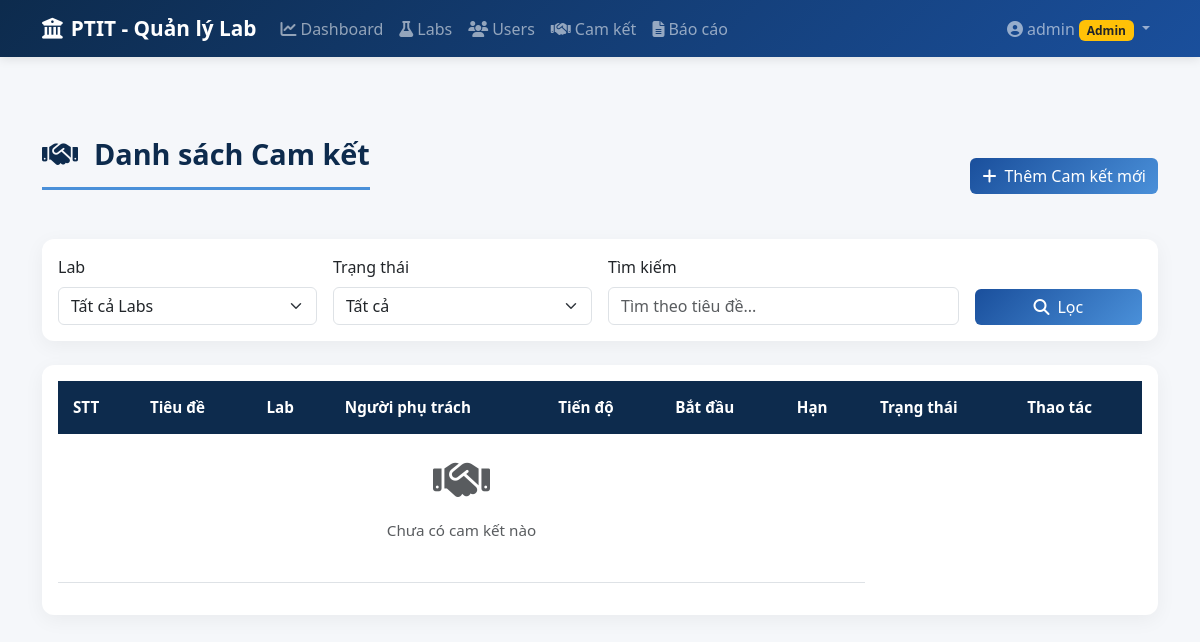
The page /commitments (signed in) on the database as committed earlier.
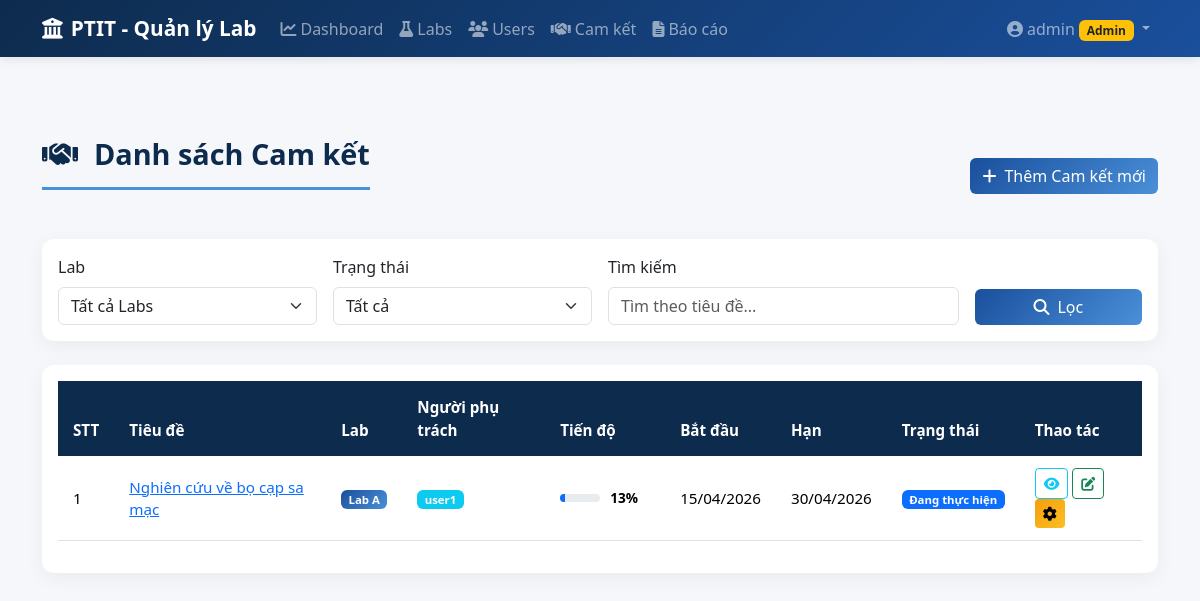
The same page on the database as committed later.
### models.py (models this page shows, shortened)
class Commitment(db.Model):
    __tablename__ = 'commitments'
    id = db.Column(db.Integer, primary_key=True)
    title = db.Column(db.String(200), nullable=False)
    description = db.Column(db.Text)
    lab_id = db.Column(db.Integer, db.ForeignKey('labs.id'), nullable=False)
    assigned_to = db.Column(db.Integer, db.ForeignKey('users.id'), nullable=True)  # User được giao
    start_date = db.Column(db.Date, nullable=False)
    deadline = db.Column(db.Date, nullable=False)
    progress = db.Column(db.Integer, default=0)  # 0-100
    status = db.Column(db.String(20), default='Mới')  # Mới, Đang thực hiện, Hoàn thành, Quá hạn
    created_by = db.Column(db.Integer, db.ForeignKey('users.id'))
    created_at = db.Column(db.DateTime, default=datetime.utcnow)
    updated_at = db.Column(db.DateTime, default=datetime.utcnow, onupdate=datetime.utcnow)
    creator = db.relationship('User', foreign_keys=[created_by], backref='commitments_created')
    assignee = db.relationship('User', foreign_keys=[assigned_to], backref='tasks_assigned')
    progress_updates = db.relationship('ProgressUpdate', backref='commitment', lazy=True, cascade='all, delete-orphan')

class Lab(db.Model):
    __tablename__ = 'labs'
    id = db.Column(db.Integer, primary_key=True)
    name = db.Column(db.String(100), nullable=False)
    description = db.Column(db.Text)
    manager_name = db.Column(db.String(100))
    email = db.Column(db.String(100))
    created_at = db.Column(db.DateTime, default=datetime.utcnow)
    users = db.relationship('User', backref='lab', lazy=True)
    commitments = db.relationship('Commitment', backref='lab', lazy=True, cascade='all, delete-orphan')

class User(UserMixin, db.Model):
    __tablename__ = 'users'
    id = db.Column(db.Integer, primary_key=True)
    username = db.Column(db.String(50), unique=True, nullable=False)
    password_hash = db.Column(db.String(200), nullable=False)
    role = db.Column(db.String(20), nullable=False)  # 'admin' or 'lab'
    lab_id = db.Column(db.Integer, db.ForeignKey('labs.id', ondelete='SET NULL'), nullable=True)
    def is_admin(self):
        return self.role == 'admin'

### app.py (the view)
@app.route('/commitments')
@login_required
def commitments_list():
    query = Commitment.query
    if not current_user.is_admin():
        query = query.filter_by(lab_id=current_user.lab_id)
    lab_filter = request.args.get('lab_id')
    status_filter = request.args.get('status')
    search = request.args.get('search')
    if lab_filter:
        query = query.filter_by(lab_id=int(lab_filter))
    if status_filter:
        query = query.filter_by(status=status_filter)
    if search:
        query = query.filter(Commitment.title.contains(search))
    commitments = query.order_by(Commitment.deadline.asc()).all()
    labs = Lab.query.all()
    return render_template('commitments/list.html', commitments=commitments, labs=labs)

### app.py (called while the page is built)
@login_manager.user_loader
def load_user(user_id):
    return User.query.get(int(user_id))

### templates/commitments/list.html (shortened to what the changed rows need)
{% extends "base.html" %}
{% block content %}
<div class="d-flex justify-content-between align-items-center mb-4">
    <h1 class="page-title">
        <i class="fas fa-handshake me-3"></i>Danh sách Cam kết
    </h1>
</div>
<div class="card">
    <div class="card-body">
        <div class="table-responsive">
            <table class="table table-hover">
                <thead>
                    <tr>
                        <th>STT</th>
                        <th>Tiêu đề</th>
                        {% if current_user.is_admin() %}
                        <th>Lab</th>
                        <th>Người phụ trách</th>
                        {% endif %}
                        <th>Tiến độ</th>
                        <th>Bắt đầu</th>
                        <th>Hạn</th>
                        <th>Trạng thái</th>
                        <th>Thao tác</th>
                    </tr>
                </thead>
                <tbody>
                    {% for commit in commitments %}
                    <tr>
                        <td>{{ loop.index }}</td>
                        <td>
                            <a href="{{ url_for('commitments_detail', commitment_id=commit.id) }}">
                                {{ commit.title }}
                            </a>
                        </td>
                        {% if current_user.is_admin() %}
                        <td>
                            <span class="badge bg-lab">{{ commit.lab.name }}</span>
                        </td>
                        <td>
                            {% if commit.assignee %}
                            <span class="badge bg-info">{{ commit.assignee.username }}</span>
                            {% else %}
                            <span class="text-muted">-</span>
                            {% endif %}
                        </td>
                        {% endif %}
                        <td style="min-width: 120px;">
                            <div class="progress-wrapper">
                                <div class="progress">
                                    <div class="progress-bar bg-{{ 'success' if commit.progress >= 100 else 'primary' }}"
                                         style="width: {{ commit.progress }}%">
                                    </div>
                                </div>
                                <span class="progress-text">{{ commit.progress }}%</span>
                            </div>
                        </td>
                        <td>{{ commit.start_date.strftime('%d/%m/%Y') }}</td>
                        <td>{{ commit.deadline.strftime('%d/%m/%Y') }}</td>
                        <td>
                            {% if commit.status == 'Hoàn thành' %}
                            <span class="badge bg-success">{{ commit.status }}</span>
                            {% elif commit.status == 'Quá hạn' %}
                            <span class="badge bg-danger">{{ commit.status }}</span>
                            {% elif commit.status == 'Đang thực hiện' %}
                            <span class="badge bg-primary">{{ commit.status }}</span>
                            {% else %}
                            <span class="badge bg-secondary">{{ commit.status }}</span>
                            {% endif %}
                        </td>
                        <td>
                            <a href="{{ url_for('commitments_detail', commitment_id=commit.id) }}"
                               class="btn btn-sm btn-outline-info">
                                <i class="fas fa-eye"></i>
                            </a>
                            <a href="{{ url_for('progress_update', commitment_id=commit.id) }}"
                               class="btn btn-sm btn-outline-success">
                                <i class="fas fa-edit"></i>
                            </a>
                            {% if current_user.is_admin() %}
                            <a href="{{ url_for('commitments_edit', commitment_id=commit.id) }}"
                               class="btn btn-sm btn-warning">
                                <i class="fas fa-cog"></i>
                            </a>
                            {% endif %}
                        </td>
                    </tr>
                    {% else %}
                    <tr>
                        <td colspan="7" class="text-center text-muted py-4">
                            <i class="fas fa-handshake fa-3x mb-3"></i>
                            <p>Chưa có cam kết nào</p>
                        </td>
                    </tr>
                    {% endfor %}
                </tbody>
            </table>
        </div>
    </div>
</div>
{% endblock %}

Rows that differ between the two databases and show on the page:
added Commitment: title "Nghiên cứu về bọ cạp sa mạc", lab.name "Lab A", assignee.username "user1", progress "13", start_date "15/04/2026", deadline "30/04/2026", status "Đang thực hiện"
Other text that changed with them:
text no longer shown: "Chưa có cam kết nào"
